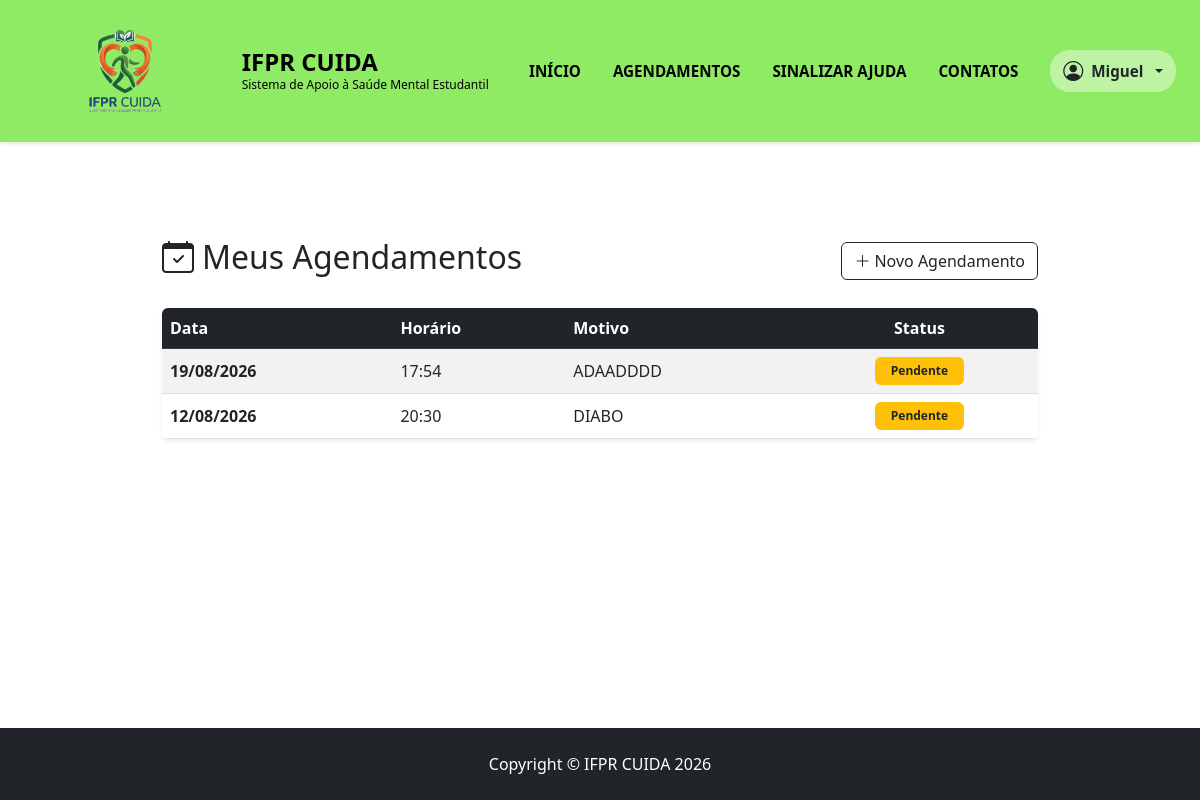
The app's page /ifprcuida/ifprcuida/ifprcuida/meusAgendamentos.php (signed in) with its own data.
### tables this page shows
CREATE TABLE `agendamento` (
  `id_agendamento` int NOT NULL,
  `id_usuario` int NOT NULL,
  `data_agendamento` date NOT NULL,
  `horario_agendamento` time NOT NULL,
  `motivo_agendamento` text,
  `status_agendamento` enum('pendente','concluido','cancelado') DEFAULT 'pendente'
);

### ifprcuida/ifprcuida/ifprcuida/meusAgendamentos.php (the view, shortened to what this page needs)
<?php
include("conexaoBD.php");
include("header.php");
$idUsuario = $_SESSION['idUsuario'];
$sql = "SELECT * FROM agendamento WHERE id_usuario = '$idUsuario' ORDER BY data_agendamento DESC, horario_agendamento DESC";
$resultado = mysqli_query($conn, $sql);
?>
<div class="container my-5" style="max-width: 900px;">
    <div class="d-flex justify-content-between align-items-center mb-4">
        <h2><i class="bi bi-calendar-check me-2"></i>Meus Agendamentos</h2>
        <a href="formAgendamento.php" class="btn btn-outline-dark">
            <i class="bi bi-plus-lg me-1"></i>Novo Agendamento
        </a>
    </div>
    <?php if ($resultado && mysqli_num_rows($resultado) > 0): ?>
        <div class="table-responsive shadow-sm rounded">
            <table class="table table-hover table-striped align-middle mb-0">
                <thead class="table-dark">
                    <tr>
                        <th scope="col">Data</th>
                        <th scope="col">Horário</th>
                        <th scope="col">Motivo</th>
                        <th scope="col" class="text-center">Status</th>
                    </tr>
                </thead>
                <tbody>
                    <?php while ($linha = mysqli_fetch_assoc($resultado)):
                        $dataFormatada    = date("d/m/Y", strtotime($linha['data_agendamento']));
                        $horarioFormatado = date("H:i", strtotime($linha['horario_agendamento']));
                        $statusRaw  = strtolower($linha['status_agendamento']);
                        $badgeClass = 'bg-secondary';
                        if ($statusRaw == 'pendente') {
                            $badgeClass = 'bg-warning text-dark';
                        } elseif ($statusRaw == 'concluido' || $statusRaw == 'concluído') {
                            $badgeClass = 'bg-success';
                        } elseif ($statusRaw == 'cancelado') {
                            $badgeClass = 'bg-danger';
                        }
                    ?>
                        <tr>
                            <td class="fw-bold"><?php echo $dataFormatada; ?></td>
                            <td><?php echo $horarioFormatado; ?></td>
                            <td><?php echo htmlspecialchars($linha['motivo_agendamento']); ?></td>
                            <td class="text-center">
                                <span class="badge <?php echo $badgeClass; ?> px-3 py-2">
                                    <?php echo ucfirst(htmlspecialchars($linha['status_agendamento'])); ?>
                                </span>
                            </td>
                        </tr>
                    <?php endwhile; ?>
                </tbody>
            </table>
        </div>
    <?php endif; ?>
</div>
<?php include("footer.php"); ?>

### ifprcuida/ifprcuida/ifprcuida/header.php (shortened to what this page needs)
<!DOCTYPE html>
<html lang="pt-br">
    <head>
        <link href="css/styles.css" rel="stylesheet" />
        <link rel="stylesheet" href="https://cdn.jsdelivr.net/npm/bootstrap-icons@1.11.3/font/bootstrap-icons.min.css">
    </head>
    <body>
        <header class="custom-header">
            <div class="header-container">
                <a href="index.php" class="logo-link">
                    <div class="logo-group">
                        <img src="img/Gemini_Generated_Image_5zjl5x5zjl5x5zjl (2).png" alt="Logo IFPR CUIDA" class="logo-img">
                        <div class="logo-text">
                            <h2 class="logo-title">IFPR CUIDA</h2>
                            <p class="logo-subtitle">Sistema de Apoio à Saúde Mental Estudantil</p>
                        </div>
                    </div>
                </a>
                <nav class="custom-nav">
                    <ul class="nav-list">
                        <li><a href="index.php">INÍCIO</a></li>
                        <li><a href="meusAgendamentos.php">AGENDAMENTOS</a></li>
                        <li><a href="formSinalRisco.php">SINALIZAR AJUDA</a></li>
                        <li><a href="index.php#contact">CONTATOS</a></li>
                        <?php if (isset($_SESSION['logado']) && $_SESSION['logado'] === true): ?>
                            <li class="dropdown">
                                <a href="#" class="user-menu dropdown-toggle text-dark" id="dropdownUser" data-bs-toggle="dropdown" aria-expanded="false">
                                    <i class="bi bi-person-circle fs-5"></i>
                                    <span><?php echo htmlspecialchars($_SESSION['nomeUsuario']); ?></span>
                                </a>
                            </li>
                        <?php else: ?>
                            <li><a href="formUsuario.php">CADASTRAR-SE</a></li>
                            <li><a href="formLogin.php">LOGIN</a></li>
                        <?php endif; ?>
                    </ul>
                </nav>
            </div>
        </header>
        <main class="py-5">

### ifprcuida/ifprcuida/ifprcuida/footer.php (shortened to what this page needs)
</main>
        <footer class="py-4 bg-dark text-white text-center">
            <div class="container">
                <p class="m-0">Copyright &copy; IFPR CUIDA 2026</p>
            </div>
        </footer>
    </body>
</html>

### ifprcuida/ifprcuida/ifprcuida/header.php (style rules this page uses)
body { display: flex; flex-direction: column; min-height: 100vh; }
.custom-header { background-color: #90eb64; padding: 1rem 0; width: 100%; box-shadow: 0 2px 4px rgba(0,0,0,0.1); }
.header-container { display: flex; align-items: center; max-width: 1320px; margin: 0 auto; padding: 0 1.5rem; }
.logo-link { display: flex; align-items: center; text-decoration: none; color: inherit; }
.logo-group { display: flex; align-items: center; gap: 1rem; }
.logo-img { height: 110px; width: auto; object-fit: contain; }
.logo-title { margin: 0; font-size: 1.5rem; font-weight: 700; color: #000; }
.logo-subtitle { margin: 0; font-size: 0.75rem; color: #000; }
.custom-nav { flex-grow: 1; display: flex; justify-content: flex-end; }
.nav-list { list-style: none; padding: 0; margin: 0; display: flex; align-items: center; gap: 2rem; }
.nav-list li a { text-decoration: none; color: #000; text-transform: uppercase; font-weight: 600; font-size: 0.95rem; }
.user-menu { text-transform: none !important; display: flex; align-items: center; gap: 0.5rem; background-color: rgba(255, 255, 255, 0.4); padding: 0.4rem 0.8rem; border-radius: 20px; transition: background 0.2s; }
main { flex: 1; }

### records on screen
agendamento: data_agendamento "19/08/2026", horario_agendamento "17:54", motivo_agendamento "ADAADDDD", status_agendamento "Pendente"
agendamento: data_agendamento "12/08/2026", horario_agendamento "20:30", motivo_agendamento "DIABO", status_agendamento "Pendente"

### other values on screen
$_SESSION['nomeUsuario'] "Miguel"
